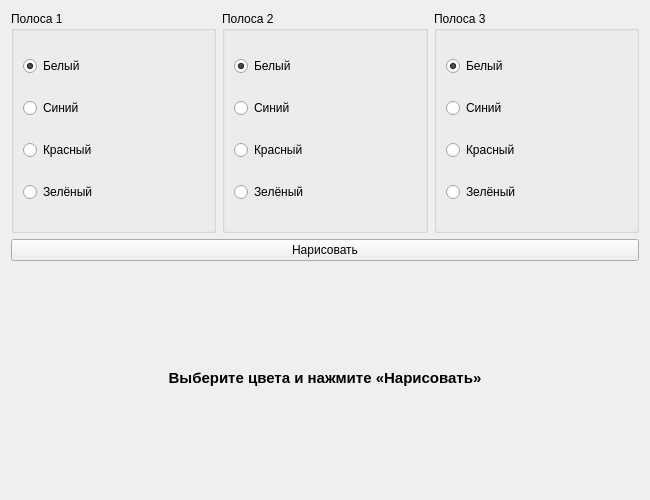
<?xml version="1.0" encoding="UTF-8"?>
<ui version="4.0">
 <class>TextFlagApp</class>
 <widget class="QWidget" name="TextFlagApp">
  <property name="geometry">
   <rect>
    <x>0</x>
    <y>0</y>
    <width>650</width>
    <height>500</height>
   </rect>
  </property>
  <property name="minimumSize">
   <size>
    <width>650</width>
    <height>500</height>
   </size>
  </property>
  <property name="maximumSize">
   <size>
    <width>650</width>
    <height>500</height>
   </size>
  </property>
  <property name="windowTitle">
   <string>Текстовый флаг</string>
  </property>
  <layout class="QVBoxLayout" name="main_layout">
   <item>
    <layout class="QHBoxLayout" name="stripes_layout">
     <item>
      <widget class="QGroupBox" name="groupBox_1">
       <property name="title">
        <string>Полоса 1</string>
       </property>
       <layout class="QVBoxLayout" name="layout_strip_1">
        <item>
         <widget class="QRadioButton" name="rb_strip1_white">
          <property name="text">
           <string>Белый</string>
          </property>
          <property name="checked">
           <bool>true</bool>
          </property>
          <attribute name="buttonGroup">
           <string notr="true">buttonGroup_1</string>
          </attribute>
         </widget>
        </item>
        <item>
         <widget class="QRadioButton" name="rb_strip1_blue">
          <property name="text">
           <string>Синий</string>
          </property>
          <attribute name="buttonGroup">
           <string notr="true">buttonGroup_1</string>
          </attribute>
         </widget>
        </item>
        <item>
         <widget class="QRadioButton" name="rb_strip1_red">
          <property name="text">
           <string>Красный</string>
          </property>
          <attribute name="buttonGroup">
           <string notr="true">buttonGroup_1</string>
          </attribute>
         </widget>
        </item>
        <item>
         <widget class="QRadioButton" name="rb_strip1_green">
          <property name="text">
           <string>Зелёный</string>
          </property>
          <attribute name="buttonGroup">
           <string notr="true">buttonGroup_1</string>
          </attribute>
         </widget>
        </item>
       </layout>
      </widget>
     </item>
     <item>
      <widget class="QGroupBox" name="groupBox_2">
       <property name="title">
        <string>Полоса 2</string>
       </property>
       <layout class="QVBoxLayout" name="layout_strip_2">
        <item>
         <widget class="QRadioButton" name="rb_strip2_white">
          <property name="text">
           <string>Белый</string>
          </property>
          <property name="checked">
           <bool>true</bool>
          </property>
          <attribute name="buttonGroup">
           <string notr="true">buttonGroup_2</string>
          </attribute>
         </widget>
        </item>
        <item>
         <widget class="QRadioButton" name="rb_strip2_blue">
          <property name="text">
           <string>Синий</string>
          </property>
          <attribute name="buttonGroup">
           <string notr="true">buttonGroup_2</string>
          </attribute>
         </widget>
        </item>
        <item>
         <widget class="QRadioButton" name="rb_strip2_red">
          <property name="text">
           <string>Красный</string>
          </property>
          <attribute name="buttonGroup">
           <string notr="true">buttonGroup_2</string>
          </attribute>
         </widget>
        </item>
        <item>
         <widget class="QRadioButton" name="rb_strip2_green">
          <property name="text">
           <string>Зелёный</string>
          </property>
          <attribute name="buttonGroup">
           <string notr="true">buttonGroup_2</string>
          </attribute>
         </widget>
        </item>
       </layout>
      </widget>
     </item>
     <item>
      <widget class="QGroupBox" name="groupBox_3">
       <property name="title">
        <string>Полоса 3</string>
       </property>
       <layout class="QVBoxLayout" name="layout_strip_3">
        <item>
         <widget class="QRadioButton" name="rb_strip3_white">
          <property name="text">
           <string>Белый</string>
          </property>
          <property name="checked">
           <bool>true</bool>
          </property>
          <attribute name="buttonGroup">
           <string notr="true">buttonGroup_3</string>
          </attribute>
         </widget>
        </item>
        <item>
         <widget class="QRadioButton" name="rb_strip3_blue">
          <property name="text">
           <string>Синий</string>
          </property>
          <attribute name="buttonGroup">
           <string notr="true">buttonGroup_3</string>
          </attribute>
         </widget>
        </item>
        <item>
         <widget class="QRadioButton" name="rb_strip3_red">
          <property name="text">
           <string>Красный</string>
          </property>
          <attribute name="buttonGroup">
           <string notr="true">buttonGroup_3</string>
          </attribute>
         </widget>
        </item>
        <item>
         <widget class="QRadioButton" name="rb_strip3_green">
          <property name="text">
           <string>Зелёный</string>
          </property>
          <attribute name="buttonGroup">
           <string notr="true">buttonGroup_3</string>
          </attribute>
         </widget>
        </item>
       </layout>
      </widget>
     </item>
    </layout>
   </item>
   <item>
    <widget class="QPushButton" name="draw_button">
     <property name="text">
      <string>Нарисовать</string>
     </property>
    </widget>
   </item>
   <item>
    <widget class="QLabel" name="result_label">
     <property name="font">
      <font>
       <pointsize>11</pointsize>
       <bold>true</bold>
      </font>
     </property>
     <property name="text">
      <string>Выберите цвета и нажмите «Нарисовать»</string>
     </property>
     <property name="alignment">
      <set>Qt::AlignCenter</set>
     </property>
    </widget>
   </item>
  </layout>
 </widget>
 <resources/>
 <connections/>
 <buttongroups>
  <buttongroup name="buttonGroup_1"/>
  <buttongroup name="buttonGroup_2"/>
  <buttongroup name="buttonGroup_3"/>
 </buttongroups>
</ui>
